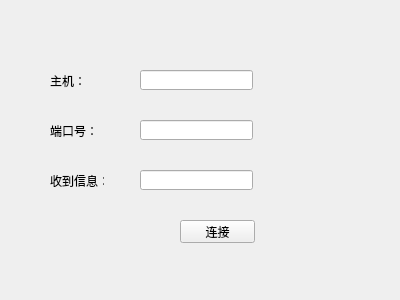
<?xml version="1.0" encoding="UTF-8"?>
<ui version="4.0">
 <class>Widget</class>
 <widget class="QWidget" name="Widget">
  <property name="geometry">
   <rect>
    <x>0</x>
    <y>0</y>
    <width>400</width>
    <height>300</height>
   </rect>
  </property>
  <property name="windowTitle">
   <string>Widget</string>
  </property>
  <widget class="QLabel" name="label">
   <property name="geometry">
    <rect>
     <x>50</x>
     <y>70</y>
     <width>54</width>
     <height>21</height>
    </rect>
   </property>
   <property name="text">
    <string>主机：</string>
   </property>
  </widget>
  <widget class="QLabel" name="label_2">
   <property name="geometry">
    <rect>
     <x>50</x>
     <y>120</y>
     <width>54</width>
     <height>21</height>
    </rect>
   </property>
   <property name="text">
    <string>端口号：</string>
   </property>
  </widget>
  <widget class="QLineEdit" name="hostLineEdit">
   <property name="geometry">
    <rect>
     <x>140</x>
     <y>70</y>
     <width>113</width>
     <height>20</height>
    </rect>
   </property>
  </widget>
  <widget class="QLineEdit" name="portLineEdit">
   <property name="geometry">
    <rect>
     <x>140</x>
     <y>120</y>
     <width>113</width>
     <height>20</height>
    </rect>
   </property>
  </widget>
  <widget class="QPushButton" name="pushButton">
   <property name="geometry">
    <rect>
     <x>180</x>
     <y>220</y>
     <width>75</width>
     <height>23</height>
    </rect>
   </property>
   <property name="text">
    <string>连接</string>
   </property>
  </widget>
  <widget class="QLabel" name="label_3">
   <property name="geometry">
    <rect>
     <x>50</x>
     <y>170</y>
     <width>54</width>
     <height>21</height>
    </rect>
   </property>
   <property name="text">
    <string>收到信息：</string>
   </property>
  </widget>
  <widget class="QLineEdit" name="messageLabel">
   <property name="geometry">
    <rect>
     <x>140</x>
     <y>170</y>
     <width>113</width>
     <height>20</height>
    </rect>
   </property>
  </widget>
 </widget>
 <layoutdefault spacing="6" margin="11"/>
 <resources/>
 <connections/>
</ui>
